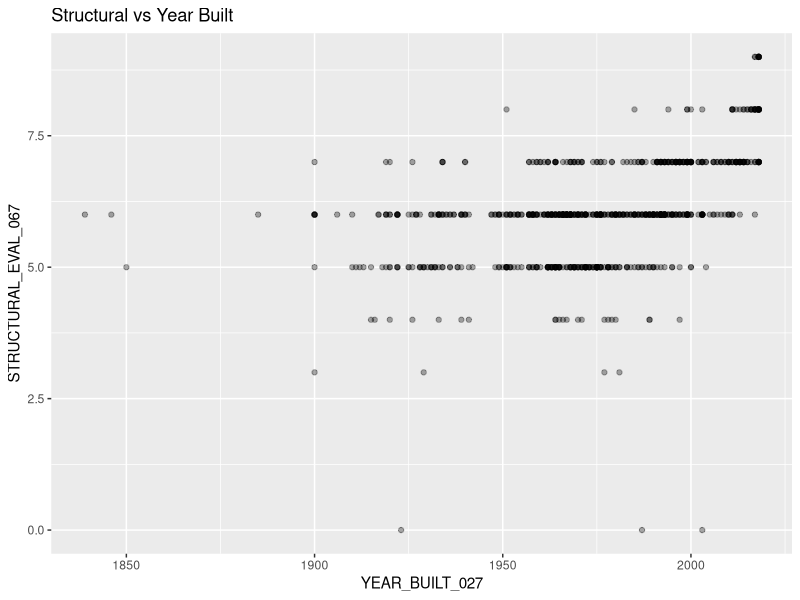

Generate this figure with R:
## ---- chunk 1
library(readr)
library(tidyverse)
library(dplyr)
delaware<-read_csv("DE1919.txt",col_names = T)
head(delaware)
library(ggplot2)
ggplot(data = delaware, mapping = aes(x = YEAR_BUILT_027, y = STRUCTURAL_EVAL_067)) + 
  geom_point(alpha = 1/3) + ggtitle("Structural vs Year Built")
ggtitle("Structural vs Year Built")
smaller<-select(.data = delaware, STRUCTURE_NUMBER_008,YEAR_BUILT_027,COUNTY_CODE_003,STRUCTURAL_EVAL_067,SERVICE_LEVEL_005C)
smaller
